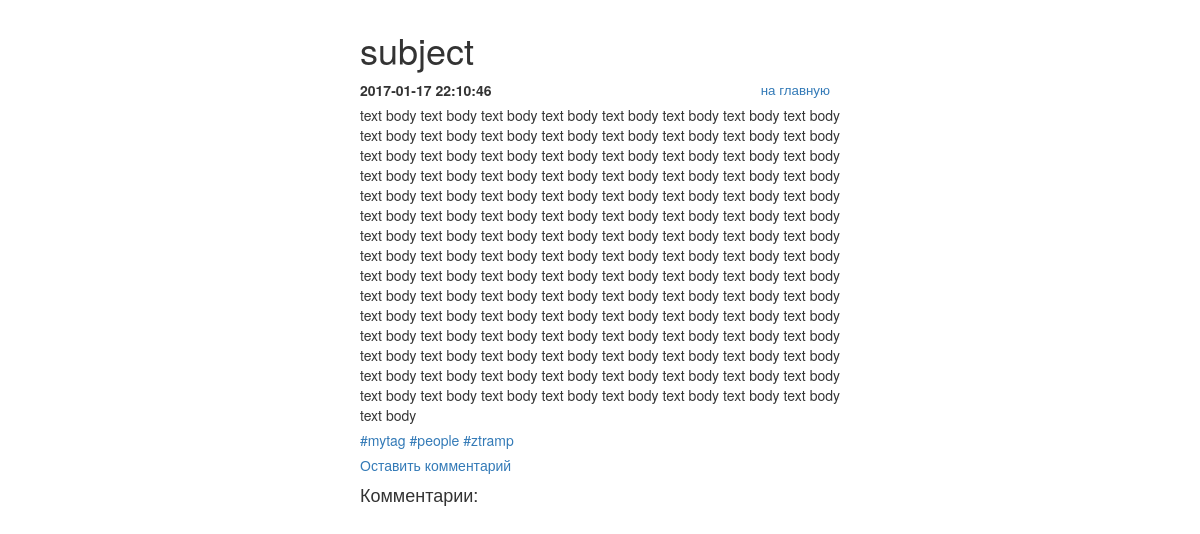
/include/note.php?id=1, run on the app's committed database.
### tables this page shows
CREATE TABLE `post` (
  `post_id` bigint(20) unsigned NOT NULL AUTO_INCREMENT,
  `post_title` varchar(255) DEFAULT NULL,
  `post_min_text` text,
  `post_text` text,
  `post_create_datetime` timestamp NULL DEFAULT NULL,
  `post_update_datetime` timestamp NOT NULL DEFAULT CURRENT_TIMESTAMP ON UPDATE CURRENT_TIMESTAMP,
  UNIQUE KEY `post_id` (`post_id`)
);

### include/db.php (called while the page is built, shortened)
<?php
try {
    $link = new PDO('mysql:host=localhost;dbname=blog', 'level', 'pass');
} catch (PDOException $e) {
    print "Error!: " . $e->getMessage() . "<br/>";
    die();
}
if($_GET['id']){
    $getid = $_GET['id'];
    $select_update = $link->query("SELECT post.*, group_concat(tag.tag_title) as tags FROM post LEFT JOIN post_to_tag USING (post_id) LEFT JOIN tag USING (tag_id) WHERE post_id='$getid' group by post.post_id");
    $res_select_update = $select_update ->fetchAll(PDO::FETCH_ASSOC);
}

### include/note.php (the view, shortened to what this page needs)
<?php
require_once '/var/www/html/blog/include/db.php';
require_once '/var/www/html/blog/include/function.php';
?>
<!DOCTYPE html>
<html lang="ru">
	<head>
		<link rel="stylesheet" href="../css/bootstrap.css">
		<link rel="stylesheet" href="../css/styless.css">
	</head>
	<body>
		<div id="wrapper">
            <?php for($i=0;$i<count($res_select_update);$i++):?>
			<h1><?=$res_select_update[$i]['post_title']?></h1>
			<div>
				<p class="nav right">
					<a href="../index.php">на главную</a>
				</p>
				<p class="date"><?=$res_select_update[$i]['post_create_datetime']?>
				</p>
				<p>
        <?=$res_select_update[$i]['post_text'];?>
        </p>
        <p>
        <?php if ($res_select_update[$i]['tags']) {
					       $value['tags'] = explode(',', $res_select_update[$i]['tags']);
					       foreach ($value['tags'] as $tag) {
					     	    ?>
                         <span class="print_tag">
                         <a href='../include/posttotag.php?tag=<?=$tag?>'><?="#".$tag?></a>
                         </span>
					       <?php  } ?>
				<?php } ?>
                </p>
                <a href='?id=<?=$_GET['id']?>&comment=mine'>Оставить комментарий</a>
                <h4>Комментарии:</h4>
            <?php endfor;
                    ?>
			</div>
		</div>
	</body>
</html>

### css/styless.css (style rules this page uses)
#wrapper { width: 500px; margin: 0px auto; padding: 10px; text-align: justify; }
#wrapper > div { margin-bottom: 15px; }
#wrapper p { margin-bottom: 5px; }
.date { font-weight: bold; }
.nav { text-align: right; padding-right: 10px; font-size: 10pt; }
.right { float:right }

### data on the page
post: post_title "subject", post_create_datetime "2017-01-17 22:10:46", post_text "text body text body text body text body text body text body text body text body text body text body text body text body text body text body text body text body text body text body text body text body text body text body text body text body text body text body text body text body text body text body text body text body text body text body text body text body text body text body text body text body text body text body text body text body text body text body text body text body text body text body text body text body text body text body text body text body text body text body text body text body text body text body text body text body text body text body text body text body text body text body…", tag "mytag", tag "people", tag "ztramp"
